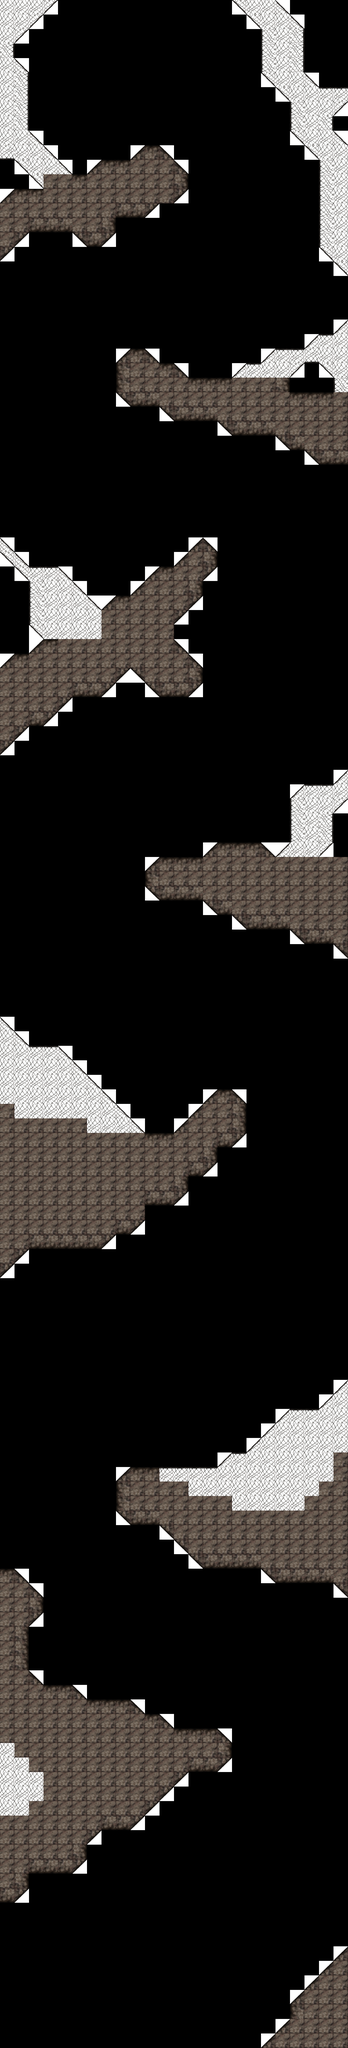

A level layout from a 2D game, rendered from its tile map. Below: a short description, then the map file with tile-grid data replaced by summaries:
An orthogonal 24x141 tile map with 64x64 px tiles, 1 tile layer (spoopyZmap).

<map version="1.4" tiledversion="1.4.1" orientation="orthogonal" renderorder="right-down" width="24" height="141" tilewidth="64" tileheight="64" infinite="0" nextlayerid="2" nextobjectid="1">
	<tileset firstgid="1" name="Tileset" tilewidth="64" tileheight="64" tilecount="20" columns="5">
		<image source="tilemap.png" width="320" height="256" />
	</tileset>
 <layer id="1" name="spoopyZmap" width="24" height="141">
  <data>[3384 cells, 931 non-empty, 18 distinct tile ids]</data>
 </layer>
</map>
